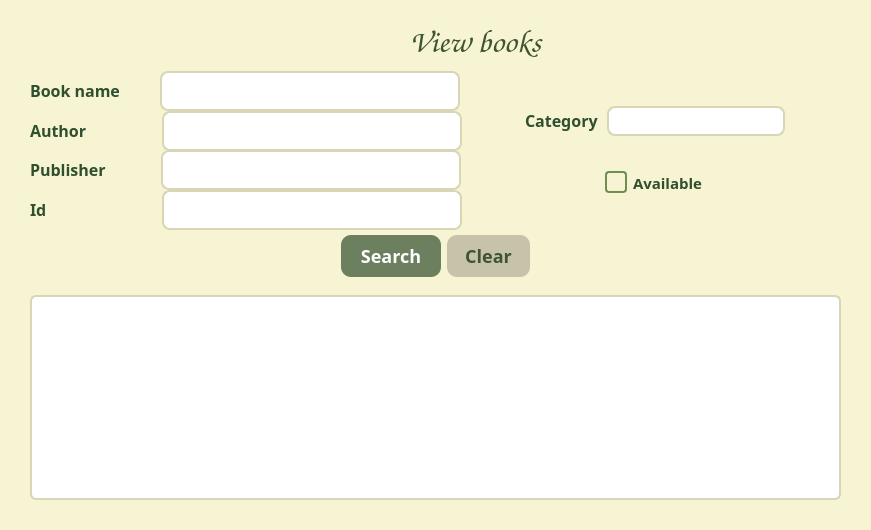
<?xml version="1.0" encoding="UTF-8"?>
<ui version="4.0">
 <class>ViewBooksStudent</class>
 <widget class="QDialog" name="ViewBooksStudent">
  <property name="geometry">
   <rect>
    <x>0</x>
    <y>0</y>
    <width>871</width>
    <height>530</height>
   </rect>
  </property>
  <property name="windowTitle">
   <string>View books</string>
  </property>
  <property name="styleSheet">
   <string notr="true">/* ===== Загальний фон ===== */
QDialog, QWidget {
    background-color: #f6f4d2;
    font-size: 14px;
    color: #2f4f2f;
}

/* ===== Заголовки ===== */
QLabel {
    font-size: 16px;
    color: #2f4f2f;
}

/* ======== TITLE ======== */
#titleLabel {
    font-size: 32px;
    font-weight: bold;
    font-family: &quot;Comic Sans MS&quot;;
    color: #3f5433;
}

/* ===== Текстові поля ===== */
QLineEdit {
    background: #ffffff;
    border: 2px solid #d9d6b8;
    border-radius: 8px;
    padding: 5px 8px;
    min-height: 26px;
}

QLineEdit:focus {
    border: 2px solid #6c8f4f;
}

/* ===== Комбобокс ===== */
QComboBox {
    background: #ffffff;
    border: 2px solid #d9d6b8;
    border-radius: 8px;
    padding: 4px 8px;
}

QComboBox::drop-down {
    border: none;
    width: 25px;
}

QComboBox::down-arrow {
    image: url(:/icons/arrow-down.png);
    width: 12px;
    height: 12px;
}

/* ===== CheckBox ===== */
QCheckBox {
    spacing: 6px;
    font-size: 15px;
}

QCheckBox::indicator {
    width: 18px;
    height: 18px;
    border: 2px solid #6c8f4f;
    border-radius: 4px;
}

QCheckBox::indicator:checked {
    background-color: #6c8f4f;
}

/* ===== Базовий стиль кнопок ===== */
QPushButton {
    background-color: #c7c3aa;
    color: #3f5433;
    padding: 8px 18px;
    border-radius: 10px;
    border: none;
}

QPushButton:hover {
    background-color: #d4d1bb;
}

QPushButton:pressed {
    background-color: #b6b29b;
}

/* ===== Кнопка пошуку ===== */
#searchButton {
    background-color: #6c7f5f;
    color: white;
    font-size: 18px;
    font-weight: bold;
}

#searchButton:hover {
    background-color: #7f9270;
}

#searchButton:pressed {
    background-color: #5b6c50;
}

/* ===== Кнопка Clear ===== */
#clearButton {
    background-color: #c7c3aa;
font-size: 18px;
    color: #3f5433;
}

#clearButton:hover {
    background-color: #d4d1bb;
}

#clearButton:pressed {
    background-color: #b6b29b;
}

/* BACK BUTTON */
#goBackButton {
    background: transparent;
    border: none;
    color: #42522b;
    font-size: 16px;
}
QPushButton#goBackButton:hover {
    background-color: #d7d9c6;
}


/* ===== Таблиця ===== */
QTableView {
    background: #ffffff;
    border: 2px solid #d9d6b8;
    border-radius: 6px;
    gridline-color: #ddd8b8;
    selection-background-color: #cfe3b4;
    selection-color: #2f4f2f;
}

/* Заголовки таблиці */
QHeaderView::section {
    background-color: #e5e2c8;
    color: #2f4f2f;
    padding: 6px;
    border: 1px solid #d0ccb0;
    font-weight: bold;
}

/* ===== Scrollbars ===== */
QScrollBar:vertical, QScrollBar:horizontal {
    background: #e8e5c9;
    border-radius: 5px;
    width: 12px;
    height: 12px;
}

QScrollBar::handle {
    background: #b9b693;
    border-radius: 5px;
}

QScrollBar::handle:hover {
    background: #a8a57f;
}

QScrollBar::add-line, QScrollBar::sub-line {
    background: none;
    border: none;
}
</string>
  </property>
  <layout class="QVBoxLayout" name="verticalLayout_5">
   <item>
    <layout class="QVBoxLayout" name="verticalLayout" stretch="0,1,1">
     <property name="spacing">
      <number>0</number>
     </property>
     <property name="sizeConstraint">
      <enum>QLayout::SizeConstraint::SetNoConstraint</enum>
     </property>
     <property name="leftMargin">
      <number>10</number>
     </property>
     <property name="topMargin">
      <number>10</number>
     </property>
     <property name="rightMargin">
      <number>10</number>
     </property>
     <property name="bottomMargin">
      <number>10</number>
     </property>
     <item>
      <layout class="QHBoxLayout" name="horizontalLayout">
       <item>
        <widget class="QPushButton" name="goBackButton">
         <property name="sizePolicy">
          <sizepolicy hsizetype="Fixed" vsizetype="Fixed">
           <horstretch>0</horstretch>
           <verstretch>0</verstretch>
          </sizepolicy>
         </property>
         <property name="text">
          <string/>
         </property>
         <property name="icon">
          <iconset>
           <normaloff>icons/left-arrow.png</normaloff>icons/left-arrow.png</iconset>
         </property>
        </widget>
       </item>
       <item>
        <spacer name="horizontalSpacer_3">
         <property name="orientation">
          <enum>Qt::Orientation::Horizontal</enum>
         </property>
         <property name="sizeHint" stdset="0">
          <size>
           <width>40</width>
           <height>20</height>
          </size>
         </property>
        </spacer>
       </item>
       <item>
        <widget class="QLabel" name="titleLabel">
         <property name="font">
          <font>
           <family>Comic Sans MS</family>
           <pointsize>-1</pointsize>
           <bold>true</bold>
          </font>
         </property>
         <property name="text">
          <string>View books</string>
         </property>
         <property name="alignment">
          <set>Qt::AlignmentFlag::AlignCenter</set>
         </property>
        </widget>
       </item>
       <item>
        <spacer name="horizontalSpacer_4">
         <property name="orientation">
          <enum>Qt::Orientation::Horizontal</enum>
         </property>
         <property name="sizeHint" stdset="0">
          <size>
           <width>40</width>
           <height>20</height>
          </size>
         </property>
        </spacer>
       </item>
      </layout>
     </item>
     <item>
      <widget class="QWidget" name="widget" native="true">
       <property name="enabled">
        <bool>true</bool>
       </property>
       <property name="sizePolicy">
        <sizepolicy hsizetype="Preferred" vsizetype="Preferred">
         <horstretch>0</horstretch>
         <verstretch>0</verstretch>
        </sizepolicy>
       </property>
       <property name="minimumSize">
        <size>
         <width>0</width>
         <height>20</height>
        </size>
       </property>
       <property name="maximumSize">
        <size>
         <width>16777215</width>
         <height>290</height>
        </size>
       </property>
       <layout class="QVBoxLayout" name="verticalLayout_6">
        <item>
         <layout class="QHBoxLayout" name="horizontalLayout_2">
          <item>
           <layout class="QVBoxLayout" name="verticalLayout_2">
            <property name="spacing">
             <number>0</number>
            </property>
            <item>
             <layout class="QHBoxLayout" name="horizontalLayout_8">
              <item>
               <widget class="QLabel" name="label_2">
                <property name="sizePolicy">
                 <sizepolicy hsizetype="Fixed" vsizetype="Fixed">
                  <horstretch>0</horstretch>
                  <verstretch>0</verstretch>
                 </sizepolicy>
                </property>
                <property name="font">
                 <font>
                  <family>Arial Rounded MT</family>
                  <pointsize>-1</pointsize>
                  <bold>true</bold>
                 </font>
                </property>
                <property name="text">
                 <string>Book name</string>
                </property>
               </widget>
              </item>
              <item>
               <spacer name="horizontalSpacer">
                <property name="orientation">
                 <enum>Qt::Orientation::Horizontal</enum>
                </property>
                <property name="sizeType">
                 <enum>QSizePolicy::Policy::Fixed</enum>
                </property>
                <property name="sizeHint" stdset="0">
                 <size>
                  <width>40</width>
                  <height>20</height>
                 </size>
                </property>
               </spacer>
              </item>
              <item>
               <widget class="QLineEdit" name="searchBookLineEdit">
                <property name="sizePolicy">
                 <sizepolicy hsizetype="Fixed" vsizetype="Fixed">
                  <horstretch>0</horstretch>
                  <verstretch>0</verstretch>
                 </sizepolicy>
                </property>
                <property name="minimumSize">
                 <size>
                  <width>300</width>
                  <height>40</height>
                 </size>
                </property>
                <property name="font">
                 <font>
                  <family>Arial Rounded MT</family>
                  <pointsize>-1</pointsize>
                  <bold>true</bold>
                 </font>
                </property>
               </widget>
              </item>
             </layout>
            </item>
            <item>
             <layout class="QHBoxLayout" name="horizontalLayout_5">
              <item>
               <widget class="QLabel" name="label_5">
                <property name="sizePolicy">
                 <sizepolicy hsizetype="Fixed" vsizetype="Fixed">
                  <horstretch>0</horstretch>
                  <verstretch>0</verstretch>
                 </sizepolicy>
                </property>
                <property name="font">
                 <font>
                  <family>Arial Rounded MT</family>
                  <pointsize>-1</pointsize>
                  <bold>true</bold>
                 </font>
                </property>
                <property name="text">
                 <string>Author</string>
                </property>
               </widget>
              </item>
              <item>
               <spacer name="horizontalSpacer_2">
                <property name="orientation">
                 <enum>Qt::Orientation::Horizontal</enum>
                </property>
                <property name="sizeType">
                 <enum>QSizePolicy::Policy::Fixed</enum>
                </property>
                <property name="sizeHint" stdset="0">
                 <size>
                  <width>75</width>
                  <height>20</height>
                 </size>
                </property>
               </spacer>
              </item>
              <item>
               <widget class="QLineEdit" name="authorLineEdit">
                <property name="sizePolicy">
                 <sizepolicy hsizetype="Fixed" vsizetype="Fixed">
                  <horstretch>0</horstretch>
                  <verstretch>0</verstretch>
                 </sizepolicy>
                </property>
                <property name="minimumSize">
                 <size>
                  <width>300</width>
                  <height>40</height>
                 </size>
                </property>
                <property name="font">
                 <font>
                  <family>Arial Rounded MT</family>
                  <pointsize>-1</pointsize>
                  <bold>true</bold>
                 </font>
                </property>
               </widget>
              </item>
             </layout>
            </item>
            <item>
             <layout class="QHBoxLayout" name="horizontalLayout_9">
              <item>
               <widget class="QLabel" name="label_6">
                <property name="sizePolicy">
                 <sizepolicy hsizetype="Fixed" vsizetype="Fixed">
                  <horstretch>0</horstretch>
                  <verstretch>0</verstretch>
                 </sizepolicy>
                </property>
                <property name="font">
                 <font>
                  <family>Arial Rounded MT</family>
                  <pointsize>-1</pointsize>
                  <bold>true</bold>
                 </font>
                </property>
                <property name="text">
                 <string>Publisher</string>
                </property>
               </widget>
              </item>
              <item>
               <spacer name="horizontalSpacer_5">
                <property name="orientation">
                 <enum>Qt::Orientation::Horizontal</enum>
                </property>
                <property name="sizeType">
                 <enum>QSizePolicy::Policy::Fixed</enum>
                </property>
                <property name="sizeHint" stdset="0">
                 <size>
                  <width>55</width>
                  <height>20</height>
                 </size>
                </property>
               </spacer>
              </item>
              <item>
               <widget class="QLineEdit" name="publisherLineEdit">
                <property name="sizePolicy">
                 <sizepolicy hsizetype="Fixed" vsizetype="Fixed">
                  <horstretch>0</horstretch>
                  <verstretch>0</verstretch>
                 </sizepolicy>
                </property>
                <property name="minimumSize">
                 <size>
                  <width>300</width>
                  <height>40</height>
                 </size>
                </property>
                <property name="font">
                 <font>
                  <family>Arial Rounded MT</family>
                  <pointsize>-1</pointsize>
                  <bold>true</bold>
                 </font>
                </property>
               </widget>
              </item>
             </layout>
            </item>
            <item>
             <layout class="QHBoxLayout" name="horizontalLayout_10">
              <item>
               <widget class="QLabel" name="label_7">
                <property name="sizePolicy">
                 <sizepolicy hsizetype="Fixed" vsizetype="Fixed">
                  <horstretch>0</horstretch>
                  <verstretch>0</verstretch>
                 </sizepolicy>
                </property>
                <property name="font">
                 <font>
                  <family>Arial Rounded MT</family>
                  <pointsize>-1</pointsize>
                  <bold>true</bold>
                 </font>
                </property>
                <property name="text">
                 <string>Id</string>
                </property>
               </widget>
              </item>
              <item>
               <spacer name="horizontalSpacer_6">
                <property name="orientation">
                 <enum>Qt::Orientation::Horizontal</enum>
                </property>
                <property name="sizeType">
                 <enum>QSizePolicy::Policy::Fixed</enum>
                </property>
                <property name="sizeHint" stdset="0">
                 <size>
                  <width>115</width>
                  <height>20</height>
                 </size>
                </property>
               </spacer>
              </item>
              <item>
               <widget class="QLineEdit" name="idLineEdit">
                <property name="sizePolicy">
                 <sizepolicy hsizetype="Fixed" vsizetype="Fixed">
                  <horstretch>0</horstretch>
                  <verstretch>0</verstretch>
                 </sizepolicy>
                </property>
                <property name="minimumSize">
                 <size>
                  <width>300</width>
                  <height>40</height>
                 </size>
                </property>
                <property name="font">
                 <font>
                  <family>Arial Rounded MT</family>
                  <pointsize>-1</pointsize>
                  <bold>true</bold>
                 </font>
                </property>
               </widget>
              </item>
             </layout>
            </item>
           </layout>
          </item>
          <item>
           <layout class="QVBoxLayout" name="verticalLayout_3" stretch="0,0">
            <property name="spacing">
             <number>0</number>
            </property>
            <item>
             <layout class="QHBoxLayout" name="horizontalLayout_11">
              <property name="spacing">
               <number>8</number>
              </property>
              <item>
               <spacer name="horizontalSpacer_7">
                <property name="orientation">
                 <enum>Qt::Orientation::Horizontal</enum>
                </property>
                <property name="sizeHint" stdset="0">
                 <size>
                  <width>40</width>
                  <height>20</height>
                 </size>
                </property>
               </spacer>
              </item>
              <item>
               <widget class="QLabel" name="label_3">
                <property name="sizePolicy">
                 <sizepolicy hsizetype="Fixed" vsizetype="Fixed">
                  <horstretch>0</horstretch>
                  <verstretch>0</verstretch>
                 </sizepolicy>
                </property>
                <property name="font">
                 <font>
                  <family>Arial Rounded MT</family>
                  <pointsize>-1</pointsize>
                  <bold>true</bold>
                 </font>
                </property>
                <property name="text">
                 <string>Category</string>
                </property>
               </widget>
              </item>
              <item>
               <widget class="QComboBox" name="categoryComboBox">
                <property name="sizePolicy">
                 <sizepolicy hsizetype="Fixed" vsizetype="Fixed">
                  <horstretch>0</horstretch>
                  <verstretch>0</verstretch>
                 </sizepolicy>
                </property>
                <item>
                 <property name="text">
                  <string/>
                 </property>
                </item>
                <item>
                 <property name="text">
                  <string>Програмування</string>
                 </property>
                </item>
                <item>
                 <property name="text">
                  <string>Художня література</string>
                 </property>
                </item>
               </widget>
              </item>
              <item>
               <spacer name="horizontalSpacer_8">
                <property name="orientation">
                 <enum>Qt::Orientation::Horizontal</enum>
                </property>
                <property name="sizeHint" stdset="0">
                 <size>
                  <width>40</width>
                  <height>20</height>
                 </size>
                </property>
               </spacer>
              </item>
             </layout>
            </item>
            <item>
             <layout class="QHBoxLayout" name="horizontalLayout_12">
              <item>
               <widget class="QCheckBox" name="availableCheckBox">
                <property name="sizePolicy">
                 <sizepolicy hsizetype="Fixed" vsizetype="Fixed">
                  <horstretch>0</horstretch>
                  <verstretch>0</verstretch>
                 </sizepolicy>
                </property>
                <property name="font">
                 <font>
                  <family>Arial Rounded MT</family>
                  <pointsize>-1</pointsize>
                  <bold>true</bold>
                 </font>
                </property>
                <property name="text">
                 <string>Available</string>
                </property>
               </widget>
              </item>
             </layout>
            </item>
           </layout>
          </item>
         </layout>
        </item>
        <item>
         <layout class="QHBoxLayout" name="horizontalLayout_6">
          <item>
           <spacer name="horizontalSpacer_9">
            <property name="orientation">
             <enum>Qt::Orientation::Horizontal</enum>
            </property>
            <property name="sizeHint" stdset="0">
             <size>
              <width>40</width>
              <height>20</height>
             </size>
            </property>
           </spacer>
          </item>
          <item>
           <widget class="QPushButton" name="searchButton">
            <property name="sizePolicy">
             <sizepolicy hsizetype="Fixed" vsizetype="Fixed">
              <horstretch>0</horstretch>
              <verstretch>0</verstretch>
             </sizepolicy>
            </property>
            <property name="minimumSize">
             <size>
              <width>100</width>
              <height>0</height>
             </size>
            </property>
            <property name="font">
             <font>
              <family>Arial Rounded MT</family>
              <pointsize>-1</pointsize>
              <bold>true</bold>
             </font>
            </property>
            <property name="text">
             <string>Search</string>
            </property>
           </widget>
          </item>
          <item>
           <widget class="QPushButton" name="clearButton">
            <property name="sizePolicy">
             <sizepolicy hsizetype="Fixed" vsizetype="Fixed">
              <horstretch>0</horstretch>
              <verstretch>0</verstretch>
             </sizepolicy>
            </property>
            <property name="font">
             <font>
              <family>Arial Rounded MT</family>
              <pointsize>-1</pointsize>
              <bold>true</bold>
             </font>
            </property>
            <property name="text">
             <string>Clear</string>
            </property>
           </widget>
          </item>
          <item>
           <spacer name="horizontalSpacer_10">
            <property name="orientation">
             <enum>Qt::Orientation::Horizontal</enum>
            </property>
            <property name="sizeHint" stdset="0">
             <size>
              <width>40</width>
              <height>20</height>
             </size>
            </property>
           </spacer>
          </item>
         </layout>
        </item>
       </layout>
      </widget>
     </item>
     <item>
      <widget class="QWidget" name="widget_2" native="true">
       <layout class="QVBoxLayout" name="verticalLayout_4">
        <item>
         <widget class="QTableView" name="tableView"/>
        </item>
       </layout>
      </widget>
     </item>
    </layout>
   </item>
  </layout>
 </widget>
 <resources/>
 <connections/>
</ui>
